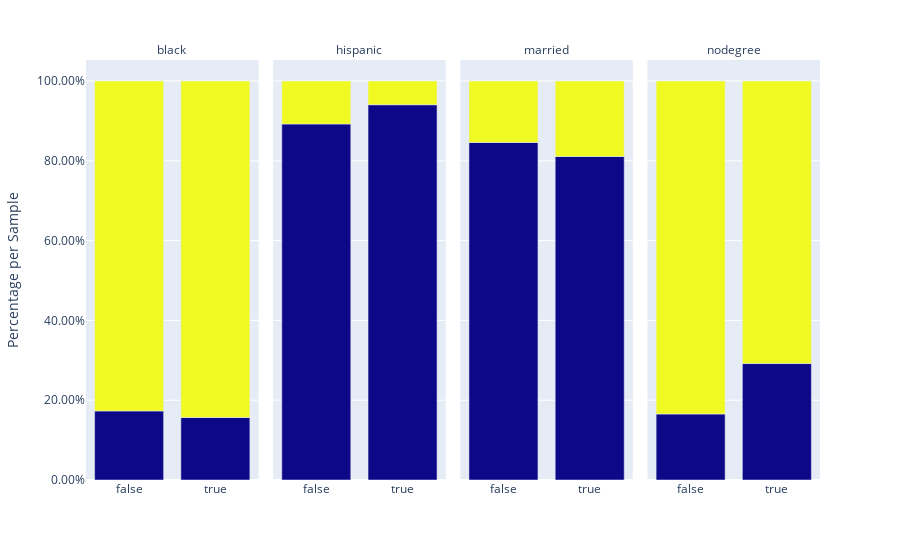

Notebook code for this chart:
### Code cell
(
    rct_data
    .pipe(pu.group_share_per_category_looper, 'treat', category_col_list=lalonde_categorical_variables)
    .pipe(
        pu.prop_stacked_chart, 'treat', 'value_share_on_group',
        'category_value', 'category_name'
    )
)

### Figure 1 — Plotly figure (JSON) as saved in the notebook; plotly's stock layout.template omitted (floating-point values rounded to 4 significant figures)
{"data": [{"alignmentgroup": "True", "hovertemplate": "category_name=black<br>treat=%{x}<br>value_share_on_group=%{y}<br>category_value=%{marker.color}<extra></extra>", "legendgroup": "", "marker": {"color": [0, 1, 0, 1], "coloraxis": "coloraxis"}, "name": "", "offsetgroup": "", "orientation": "v", "showlegend": false, "textposition": "auto", "type": "bar", "x": [false, false, true, true], "xaxis": "x", "y": [0.1731, 0.8269, 0.1568, 0.8432], "yaxis": "y"}, {"alignmentgroup": "True", "hovertemplate": "category_name=hispanic<br>treat=%{x}<br>value_share_on_group=%{y}<br>category_value=%{marker.color}<extra></extra>", "legendgroup": "", "marker": {"color": [0, 1, 0, 1], "coloraxis": "coloraxis"}, "name": "", "offsetgroup": "", "orientation": "v", "showlegend": false, "textposition": "auto", "type": "bar", "x": [false, false, true, true], "xaxis": "x2", "y": [0.8923, 0.1077, 0.9405, 0.05946], "yaxis": "y2"}, {"alignmentgroup": "True", "hovertemplate": "category_name=married<br>treat=%{x}<br>value_share_on_group=%{y}<br>category_value=%{marker.color}<extra></extra>", "legendgroup": "", "marker": {"color": [0, 1, 0, 1], "coloraxis": "coloraxis"}, "name": "", "offsetgroup": "", "orientation": "v", "showlegend": false, "textposition": "auto", "type": "bar", "x": [false, false, true, true], "xaxis": "x3", "y": [0.8462, 0.1538, 0.8108, 0.1892], "yaxis": "y3"}, {"alignmentgroup": "True", "hovertemplate": "category_name=nodegree<br>treat=%{x}<br>value_share_on_group=%{y}<br>category_value=%{marker.color}<extra></extra>", "legendgroup": "", "marker": {"color": [0, 1, 0, 1], "coloraxis": "coloraxis"}, "name": "", "offsetgroup": "", "orientation": "v", "showlegend": false, "textposition": "auto", "type": "bar", "x": [false, false, true, true], "xaxis": "x4", "y": [0.1654, 0.8346, 0.2919, 0.7081], "yaxis": "y4"}], "layout": {"annotations": [{"font": {}, "showarrow": false, "text": "black", "x": 0.1175, "xanchor": "center", "xref": "paper", "y": 1, "yanchor": "bottom", "yref": "paper"}, {"font": {}, "showarrow": false, "text": "hispanic", "x": 0.3725, "xanchor": "center", "xref": "paper", "y": 1, "yanchor": "bottom", "yref": "paper"}, {"font": {}, "showarrow": false, "text": "married", "x": 0.6275, "xanchor": "center", "xref": "paper", "y": 1, "yanchor": "bottom", "yref": "paper"}, {"font": {}, "showarrow": false, "text": "nodegree", "x": 0.8825, "xanchor": "center", "xref": "paper", "y": 1, "yanchor": "bottom", "yref": "paper"}], "barmode": "relative", "coloraxis": {"colorbar": {"title": {"text": "category_value"}}, "colorscale": [[0, "#0d0887"], [0.1111, "#46039f"], [0.2222, "#7201a8"], [0.3333, "#9c179e"], [0.4444, "#bd3786"], [0.5556, "#d8576b"], [0.6667, "#ed7953"], [0.7778, "#fb9f3a"], [0.8889, "#fdca26"], [1, "#f0f921"]], "showscale": false}, "legend": {"tracegroupgap": 0}, "margin": {"t": 60}, "xaxis": {"anchor": "y", "domain": [0, 0.235], "title": {"text": ""}}, "xaxis2": {"anchor": "y2", "domain": [0.255, 0.49], "matches": "x", "title": {"text": ""}}, "xaxis3": {"anchor": "y3", "domain": [0.51, 0.745], "matches": "x", "title": {"text": ""}}, "xaxis4": {"anchor": "y4", "domain": [0.765, 1.0], "matches": "x", "title": {"text": ""}}, "yaxis": {"anchor": "x", "domain": [0, 1], "tickformat": ".2%", "title": {"text": "Percentage per Sample"}}, "yaxis2": {"anchor": "x2", "domain": [0, 1], "matches": "y", "showticklabels": false}, "yaxis3": {"anchor": "x3", "domain": [0, 1], "matches": "y", "showticklabels": false}, "yaxis4": {"anchor": "x4", "domain": [0, 1], "matches": "y", "showticklabels": false}}}
